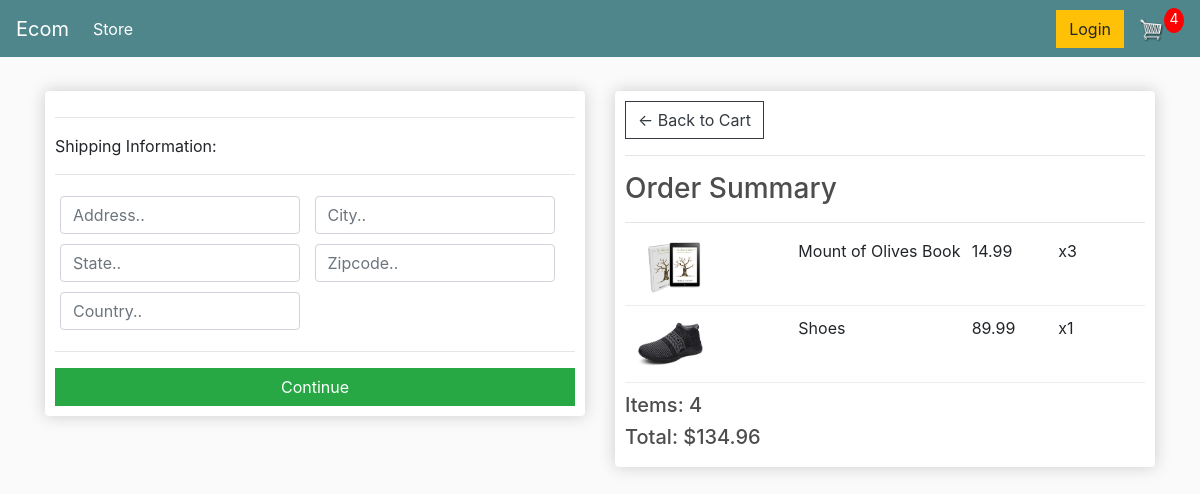
/checkout/ (signed in), run on an earlier commit of the app's database.
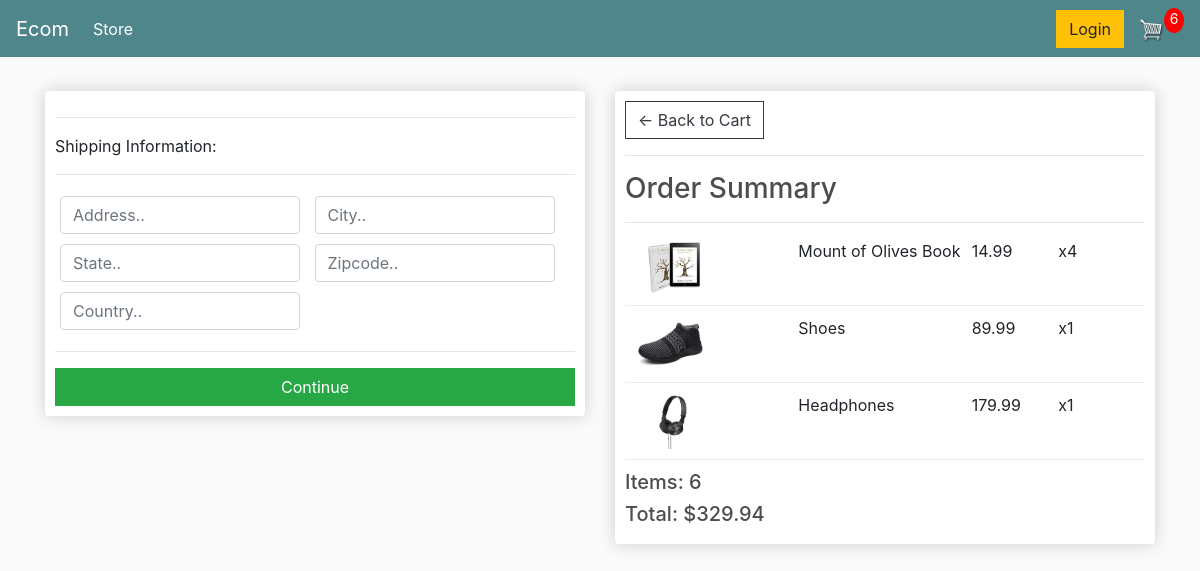
And on a later commit of the database.
### store/models.py (models this page shows, shortened)
class OrderItem(models.Model):
    product = models.ForeignKey(Product, on_delete=models.SET_NULL, blank=True, null=True)
    order = models.ForeignKey(Order, on_delete=models.SET_NULL, blank=True, null=True)
    quantity = models.IntegerField(default=0, null=True, blank=True)
    date_added = models.DateTimeField(auto_now_add=True)
    @property
    def get_total(self):
        total = self.product.price * self.quantity
        return total

class Product(models.Model):
    name = models.CharField(max_length=200, null=True)
    price = models.FloatField()
    digital = models.BooleanField(default=False, null=True, blank=False)
    image = models.ImageField(null=True, blank=True)
    description = models.TextField()

class Order(models.Model):
    customer = models.ForeignKey(Customer, on_delete=models.SET_NULL, blank=True, null=True)
    date_ordered = models.DateTimeField(auto_now_add=True)
    complete = models.BooleanField(default=False, null=True, blank=False)
    transaction_id = models.CharField(max_length=200, null=True)
    @property
    def shipping(self):
        shipping = False
        orderitems = self.orderitem_set.all()
        for i in orderitems:
            if i.product.digital == False:
                shipping = True
        return shipping
    @property
    def get_cart_total(self):
        orderitems = self.orderitem_set.all()
        total = sum([item.get_total for item in orderitems])
        return total
    @property
    def get_cart_items(self):
        orderitems = self.orderitem_set.all()
        total = sum([item.quantity for item in orderitems])
        return total

### store/views.py (the view)
# urls.py: path("checkout/", views.checkout, name="checkout"),
def checkout(request):
    if request.user.is_authenticated:
        customer = request.user.customer
        order, created = Order.objects.get_or_create(customer=customer, complete=False)
        items = order.orderitem_set.all()
        cartItems = order.get_cart_items
    else:
        items = []
        order = {'get_cart_total':0, 'get_cart_items':0}
        cartItems = order['get_cart_items']
    context = {'items':items, 'order':order, 'cartItems':cartItems, 'shipping':False}
    return render(request, 'store/checkout.html', context)

### store/Templates/store/checkout.html (shortened to what this page needs)
{% extends 'store/main.html' %}
{% load static %}
{% block content %}
    <div class="row">
        <div class="col-lg-6">
            <div class="box-element" id="form-wrapper">
                <form id="form">
                    <div id="shipping-info">
                        <hr>
                        <p>Shipping Information:</p>
                        <hr>
                        <div class="form-field">
                            <input class="form-control" type="text" name="address" placeholder="Address..">
                        </div>
                        <div class="form-field">
                            <input class="form-control" type="text" name="city" placeholder="City..">
                        </div>
                        <div class="form-field">
                            <input class="form-control" type="text" name="state" placeholder="State..">
                        </div>
                        <div class="form-field">
                            <input class="form-control" type="text" name="zipcode" placeholder="Zipcode..">
                        </div>
                        <div class="form-field">
                            <input class="form-control" type="text" name="country" placeholder="Country..">
                        </div>
                    </div>
                    <hr>
                    <input id="form-button" class="btn btn-success btn-block" type="submit" value="Continue">
                </form>
            </div>
            <br>
        </div>
        <div class="col-lg-6">
            <div class="box-element">
                <a class="btn btn-outline-dark" href="{% url 'cart' %}">&#x2190; Back to Cart</a>
                <hr>
                <h3>Order Summary</h3>
                <hr>
                {% for item in items %}
                <div class="cart-row">
                    <div style="flex:2"><img class="row-image" src="{{item.product.image.url}}"></div>
                    <div style="flex:2"><p>{{item.product.name}}</p></div>
                    <div style="flex:1"><p>{{item.product.price}}</p></div>
                    <div style="flex:1"><p>x{{item.quantity}}</p></div>
                </div>
                {% endfor %}
                <h5>Items:   {{order.get_cart_items}}</h5>
                <h5>Total:   ${{order.get_cart_total|floatformat:2}}</h5>
            </div>
        </div>
    </div>
{% endblock content %}

What changed in the data, as far as the page shows it:
changed OrderItem "Mount of Olives Book": quantity "3" → "4"
added OrderItem: product.image (picture), product.name "Headphones", product.price "179.99", quantity "1"
changed through a linked row, Order: get_cart_items "4" → "6"; get_cart_total "134.96" → "329.94"
Also different on the page:
{{ cartItems }}: "4" → "6"
